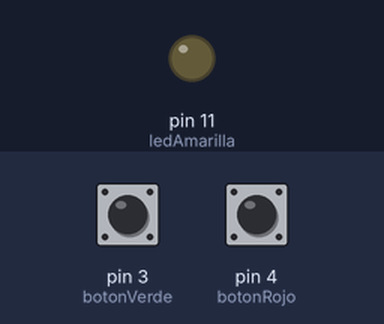
Simulated run of this sketch. Board: Arduino Uno, built with avr-gcc and run on an emulated ATmega328P. Shown: output pins drawn as LEDs (lit = HIGH). The test bench sets the inputs (shaded band); at power-on: pin 3 (botonVerde) LOW, pin 4 (botonRojo) LOW.

Above: at 1.2 s.
1.3 s: pin 3 (botonVerde) pulled HIGH for 1 s
At 1.45 s:
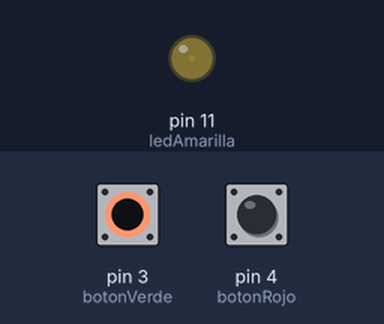
4.3 s: pin 3 (botonVerde) pulled HIGH for 3.2 s
At 8.1 s:
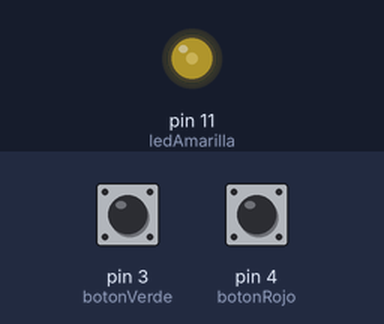
9.0 s: pin 3 (botonVerde) pulled HIGH for 3.2 s
At 13.0 s:
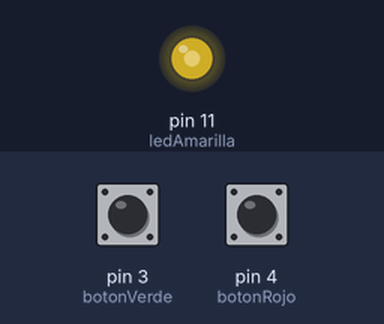
13.7 s: pin 3 (botonVerde) pulled HIGH for 3.2 s
At 17.8 s:
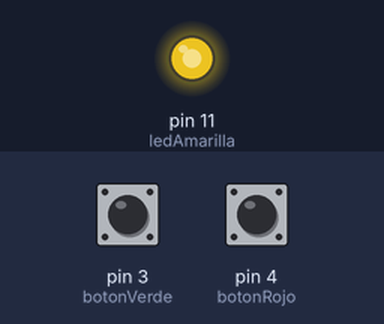
18.4 s: pin 4 (botonRojo) pulled HIGH for 1 s
At 18.55 s:
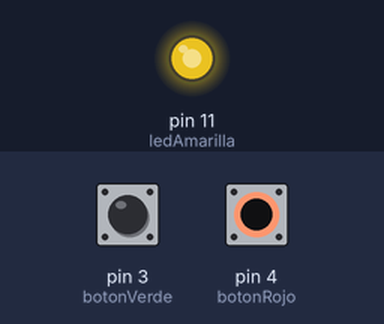
21.4 s: pin 4 (botonRojo) pulled HIGH for 3.2 s
At 24.9 s:
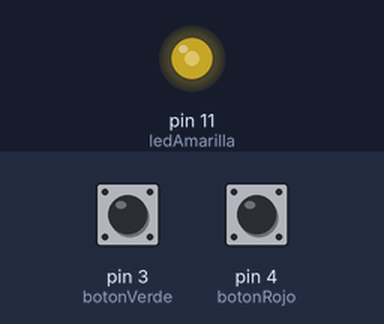
Timing chart, 0 to 26.4 s (numbered marks = the images above; inputs shaded):
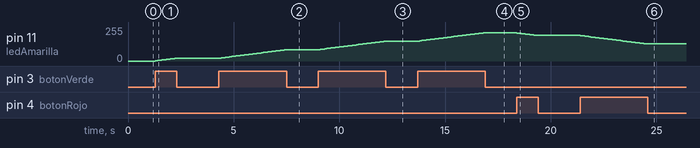

The sketch:

05-BotonesRegulaIntensidadLuzAmarilla.ino
```cpp
// Si pulsamos el botón verde, la luminosidad de la luz amarilla aumenta, y si pulsamos el botón rojo, la luminosidad disminuye

int botonVerde = 3;
int botonRojo = 4;
int ledAmarilla = 11;
int luminosidad = 0;

void setup() {
    pinMode(botonVerde, INPUT);
    pinMode(botonRojo, INPUT);
    pinMode(ledAmarilla, OUTPUT);
}

void loop() {
    int entradaVerde = digitalRead(botonVerde);
    int entradaRoja = digitalRead(botonRojo);

    if (entradaVerde == HIGH) {
        luminosidad += 2;

        if (luminosidad >= 255) {
            luminosidad = 255;
        }
    }

    if (entradaRoja == HIGH) {
        luminosidad -= 2;

        if (luminosidad <= 0) {
            luminosidad = 0;
        }
    }

    analogWrite(ledAmarilla, luminosidad);

    delay(100);
}
```

Measured:
- after the input at 1.3 s, pin 11 (ledAmarilla): moves from 0/255 to 20/255 over 0.90 s, starting at once
- after the input at 4.3 s, pin 11 (ledAmarilla): moves from 20/255 to 84/255 over 3.1 s, starting at once
- after the input at 9.0 s, pin 11 (ledAmarilla): moves from 84/255 to 148/255 over 3.1 s, starting at once
- after the input at 13.7 s, pin 11 (ledAmarilla): moves from 148/255 to 212/255 over 3.1 s, starting at once
- after the input at 18.4 s, pin 11 (ledAmarilla): moves from 212/255 to 192/255 over 0.90 s, starting at once
- after the input at 21.4 s, pin 11 (ledAmarilla): moves from 192/255 to 128/255 over 3.1 s, starting at once
